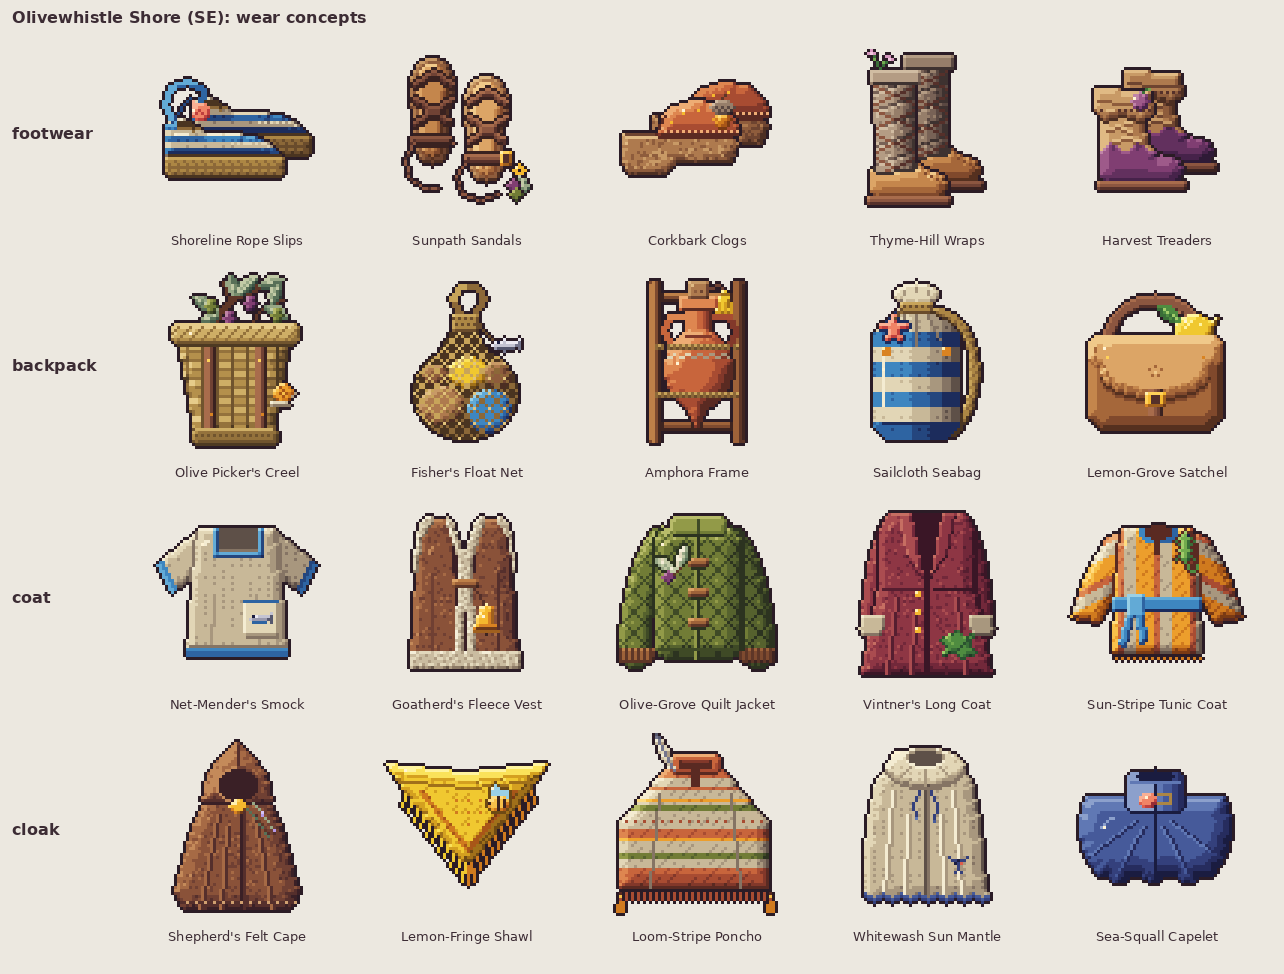

Write the Python code that produced this figure.
"""Contact sheet for the Olivewhistle Shore (SE) wear concepts: 4 rows x 5 columns, icons 3x NEAREST."""
import glob, os
from PIL import Image, ImageDraw, ImageFont

D = os.path.dirname(os.path.abspath(__file__))
CATS = ["footwear", "backpack", "coat", "cloak"]
NAMES = {
    "footwear": ["Shoreline Rope Slips", "Sunpath Sandals", "Corkbark Clogs", "Thyme-Hill Wraps", "Harvest Treaders"],
    "backpack": ["Olive Picker's Creel", "Fisher's Float Net", "Amphora Frame", "Sailcloth Seabag", "Lemon-Grove Satchel"],
    "coat": ["Net-Mender's Smock", "Goatherd's Fleece Vest", "Olive-Grove Quilt Jacket", "Vintner's Long Coat", "Sun-Stripe Tunic Coat"],
    "cloak": ["Shepherd's Felt Cape", "Lemon-Fringe Shawl", "Loom-Stripe Poncho", "Whitewash Sun Mantle", "Sea-Squall Capelet"],
}
S, CW, CH, PAD, TOP = 3, 230, 232, 12, 34
try:
    font = ImageFont.truetype("DejaVuSans.ttf", 13)
    big = ImageFont.truetype("DejaVuSans-Bold.ttf", 16)
except OSError:
    font = big = ImageFont.load_default()
W, H = PAD * 2 + 110 + 5 * CW, TOP + PAD + 4 * CH
sheet = Image.new("RGB", (W, H), (236, 232, 224))
d = ImageDraw.Draw(sheet)
d.text((PAD, 8), "Olivewhistle Shore (SE): wear concepts", fill=(60, 44, 52), font=big)
for r, cat in enumerate(CATS):
    y0 = TOP + r * CH
    d.text((PAD, y0 + 90), cat, fill=(60, 44, 52), font=big)
    for n in range(5):
        f = glob.glob(os.path.join(D, f"{cat}-{n + 1}-*.png"))[0]
        im = Image.open(f).convert("RGBA")
        assert im.size == (64, 64)
        im = im.resize((64 * S, 64 * S), Image.NEAREST)
        x0 = PAD + 110 + n * CW + (CW - 64 * S) // 2
        sheet.paste(im, (x0, y0), im)
        t = NAMES[cat][n]
        tw = d.textlength(t, font=font)
        d.text((PAD + 110 + n * CW + (CW - tw) / 2, y0 + 64 * S + 6), t, fill=(60, 44, 52), font=font)
sheet.save(os.path.join(D, "sheet.png"))
print("sheet.png", sheet.size)
